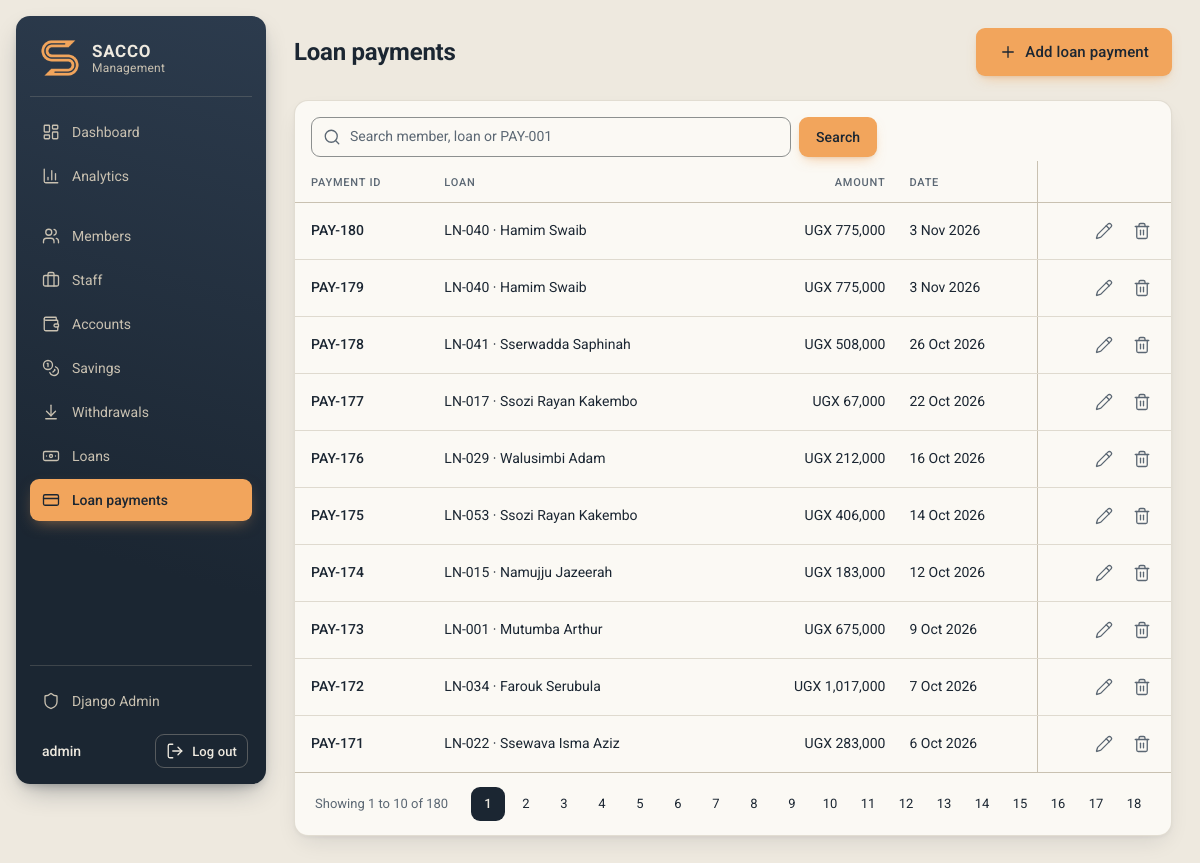
/loan-payments/ (signed in), run on the app's committed database.
### loans/models.py (models this page shows, shortened)
class LoanPayment(CodedModel):
    code_prefix = "PAY"
    loan = models.ForeignKey(Loan, on_delete=models.CASCADE, related_name="payments")
    amount = models.PositiveBigIntegerField(validators=[MinValueValidator(1)])
    date = models.DateField()

class Loan(CodedModel):
    code_prefix = "LN"
    member = models.ForeignKey(Member, on_delete=models.CASCADE)
    staff = models.ForeignKey(Staff, on_delete=models.CASCADE)
    loan_amount = models.PositiveBigIntegerField(validators=[MinValueValidator(1)])
    payment_period = models.CharField(max_length=100)
    payment_amount = models.PositiveBigIntegerField(
        validators=[MinValueValidator(1)]
    )
    def __str__(self):
        return f"{self.code} · {self.member.full_name}"

### members/models.py (models this page shows, shortened)
class Member(CodedModel):
    code_prefix = "MEM"
    GENDER_CHOICES = [("M", "Male"), ("F", "Female")]
    first_name = models.CharField(max_length=100)
    last_name = models.CharField(max_length=100)
    contact = models.CharField(max_length=20)
    address = models.CharField(max_length=255)
    email = models.EmailField()
    gender = models.CharField(max_length=1, choices=GENDER_CHOICES)
    @property
    def full_name(self):
        return f"{self.first_name} {self.last_name}"

### loans/views.py (the view, shortened to what this page needs)
# urls.py: path("loan-payments/", views.payment_list, name="payment_list"),
@login_required
def payment_list(request):
    payments = LoanPayment.objects.select_related("loan__member").order_by("-id")
    q = request.GET.get("q", "").strip()
    page_obj = Paginator(payments, 10).get_page(request.GET.get("page"))
    context = {
        "object_list": page_obj.object_list,
        "page_obj": page_obj,
        "q": q,
        "search_hint": "Search member, loan or PAY-001",
        "page_title": "Loan payments",
        "add_label": "Add loan payment",
        "add_url": reverse("payment_add"),
    }
    return render(request, "loans/payment_list.html", context)

### core/models.py (called while the page is built)
    @property
    def code(self):
        return f"{self.code_prefix}-{self.pk:03d}"

### core/templatetags/sacco.py (called while the page is built)
@register.filter
def ugx(value):
    return f"UGX {value or 0:,}"

### templates/loans/payment_list.html (shortened to what this page needs)
{% extends "base.html" %}
{% load sacco %}
{% block page_title %}{{ page_title }}{% endblock %}
{% block actions %}
  <button type="button" class="btn btn-primary btn-lg" data-modal-url="{{ add_url }}"><i data-lucide="plus" aria-hidden="true"></i>{{ add_label }}</button>
{% endblock %}
{% block content %}
  <section class="card">
    {% include "partials/_search.html" %}
    <div class="table-wrap">
      <table class="table">
        <thead>
          <tr>
            <th scope="col">Payment ID</th>
            <th scope="col">Loan</th>
            <th scope="col" class="num">Amount</th>
            <th scope="col">Date</th>
            <th scope="col" class="col-actions" aria-label="Actions"></th>
          </tr>
        </thead>
        <tbody>
          {% for payment in object_list %}
            <tr>
              <td class="code">{{ payment.code }}</td>
              <td>{{ payment.loan }}</td>
              <td class="num">{{ payment.amount|ugx }}</td>
              <td>{{ payment.date|date:"j M Y" }}</td>
              <td class="col-actions">{% url 'payment_edit' payment.pk as edit_url %}{% url 'payment_delete' payment.pk as delete_url %}{% include "partials/_row_actions.html" %}</td>
            </tr>
          {% empty %}
            <tr><td class="table-empty" colspan="5">{% if q %}No loan payments match "{{ q }}".{% else %}No loan payments yet.{% endif %}</td></tr>
          {% endfor %}
        </tbody>
      </table>
    </div>
    {% include "partials/_pagination.html" with page_obj=page_obj %}
  </section>
{% endblock %}

### templates/partials/_sidebar.html (shortened to what this page needs)
{% load static %}<aside class="sidebar">
  <a class="brand" href="/">
    <img class="brand-logo" src="{% static 'img/logo.png' %}" alt="" width="40" height="40">
    <span class="brand-text">SACCO<small>Management</small></span>
  </a>
  <nav class="nav" aria-label="Main">
    <a class="nav-link" href="/"{% if request.path == "/" %} aria-current="page"{% endif %}>
      <i data-lucide="layout-dashboard" aria-hidden="true"></i>Dashboard
    </a>
    <a class="nav-link" href="/analytics/"{% if request.path == "/analytics/" %} aria-current="page"{% endif %}>
      <i data-lucide="chart-column" aria-hidden="true"></i>Analytics
    </a>
    <ul class="nav-list">
      <li><a class="nav-link" href="/members/"{% if "/members/" in request.path %} aria-current="page"{% endif %}><i data-lucide="users" aria-hidden="true"></i>Members</a></li>
      <li><a class="nav-link" href="/staff/"{% if "/staff/" in request.path %} aria-current="page"{% endif %}><i data-lucide="briefcase" aria-hidden="true"></i>Staff</a></li>
      <li><a class="nav-link" href="/accounts/"{% if "/accounts/" in request.path %} aria-current="page"{% endif %}><i data-lucide="wallet" aria-hidden="true"></i>Accounts</a></li>
      <li><a class="nav-link" href="/savings/"{% if "/savings/" in request.path %} aria-current="page"{% endif %}><i data-lucide="coins" aria-hidden="true"></i>Savings</a></li>
      <li><a class="nav-link" href="/withdrawals/"{% if "/withdrawals/" in request.path %} aria-current="page"{% endif %}><i data-lucide="arrow-down-to-line" aria-hidden="true"></i>Withdrawals</a></li>
      <li><a class="nav-link" href="/loans/"{% if "/loans/" in request.path %} aria-current="page"{% endif %}><i data-lucide="banknote" aria-hidden="true"></i>Loans</a></li>
      <li><a class="nav-link" href="/loan-payments/"{% if "/loan-payments/" in request.path %} aria-current="page"{% endif %}><i data-lucide="credit-card" aria-hidden="true"></i>Loan payments</a></li>
    </ul>
    {% if user.is_staff %}
    <div class="nav-bottom">
      <a class="nav-link" href="/admin/"><i data-lucide="shield" aria-hidden="true"></i>Django Admin</a>
    </div>
    {% endif %}
  </nav>
  <div class="user">
    <span class="user-name" title="{{ user.get_username }}">{{ user.get_username }}</span>
    <form method="post" action="/logout/">
      <button type="submit" class="btn btn-sidebar"><i data-lucide="log-out" aria-hidden="true"></i>Log out</button>
    </form>
  </div>
</aside>

### templates/partials/_row_actions.html
<div class="row-actions">
  <button type="button" class="icon-btn" data-modal-url="{{ edit_url }}" aria-label="Edit"><i data-lucide="pencil" aria-hidden="true"></i></button>
  <button type="button" class="icon-btn icon-btn-danger" data-modal-url="{{ delete_url }}" aria-label="Delete"><i data-lucide="trash-2" aria-hidden="true"></i></button>
</div>

### data on the page
LoanPayment: code "PAY-180", loan "LN-040 · Hamim Swaib", amount|ugx "UGX 775,000", date "3 Nov 2026"
LoanPayment: code "PAY-179", loan "LN-040 · Hamim Swaib", amount|ugx "UGX 775,000", date "3 Nov 2026"
LoanPayment: code "PAY-178", loan "LN-041 · Sserwadda Saphinah", amount|ugx "UGX 508,000", date "26 Oct 2026"
LoanPayment: code "PAY-177", loan "LN-017 · Ssozi Rayan Kakembo", amount|ugx "UGX 67,000", date "22 Oct 2026"
LoanPayment: code "PAY-176", loan "LN-029 · Walusimbi Adam", amount|ugx "UGX 212,000", date "16 Oct 2026"
LoanPayment: code "PAY-175", loan "LN-053 · Ssozi Rayan Kakembo", amount|ugx "UGX 406,000", date "14 Oct 2026"
LoanPayment: code "PAY-174", loan "LN-015 · Namujju Jazeerah", amount|ugx "UGX 183,000", date "12 Oct 2026"
LoanPayment: code "PAY-173", loan "LN-001 · Mutumba Arthur", amount|ugx "UGX 675,000", date "9 Oct 2026"
LoanPayment: code "PAY-172", loan "LN-034 · Farouk Serubula", amount|ugx "UGX 1,017,000", date "7 Oct 2026"
LoanPayment: code "PAY-171", loan "LN-022 · Ssewava Isma Aziz", amount|ugx "UGX 283,000", date "6 Oct 2026"

### other printed values
{{ user.get_username }} "admin"
{{ page_title }} "Loan payments"
{{ add_label }} "Add loan payment"
{{ page_obj.start_index }} "1"
{{ page_obj.end_index }} "10"
{{ page_obj.paginator.count }} "180"
{{ number }} "1" "2" "3" "4" "5" "6" "7" "8" "9" "10" "11" "12" "13" "14" "15" "16" "17" "18"
